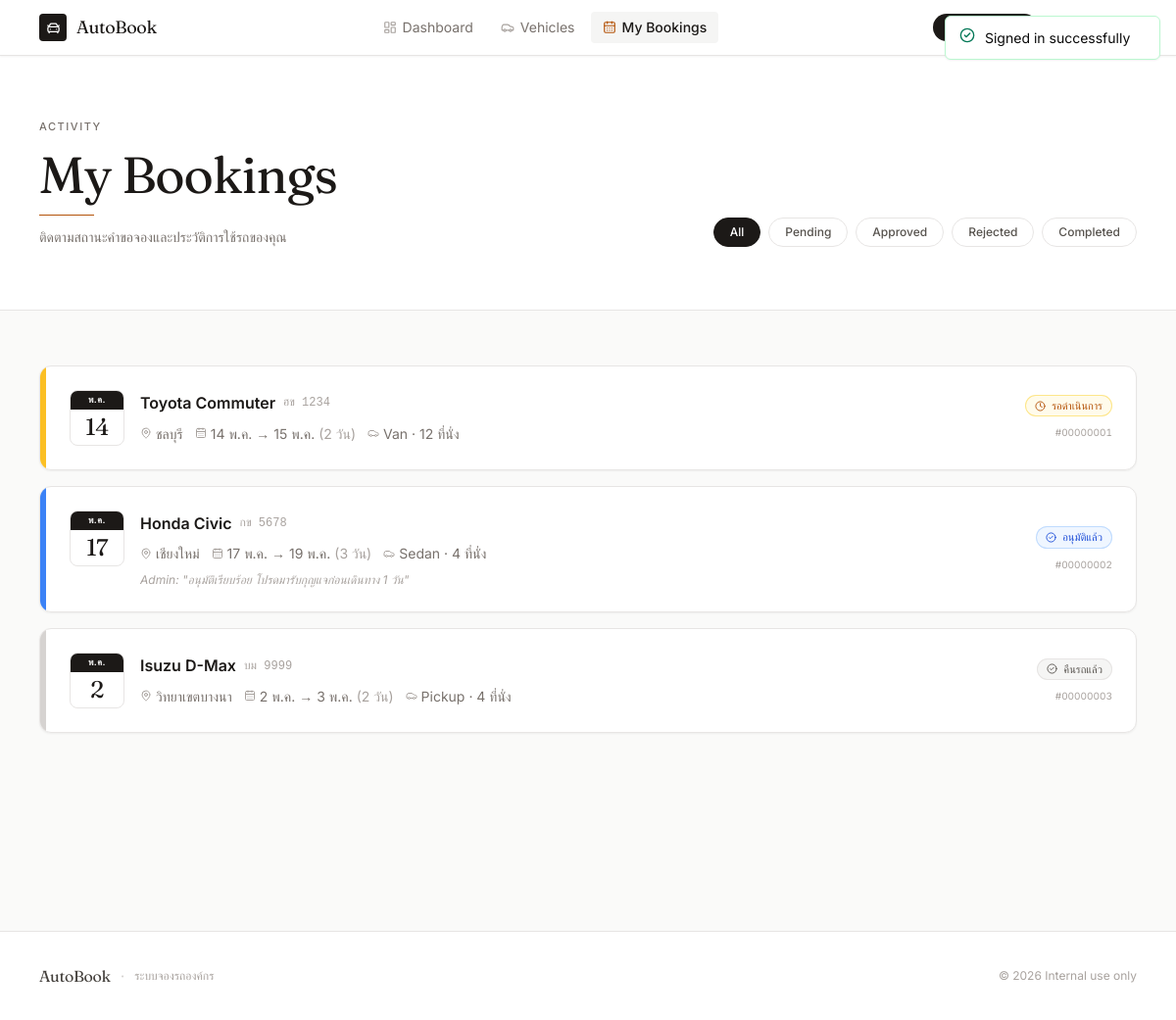
Page /user/my-bookings.php (signed in) on the committed database.
### tables this page shows
CREATE TABLE `bookings` (
  `id`          INT UNSIGNED NOT NULL AUTO_INCREMENT,
  `user_id`     INT UNSIGNED NOT NULL,
  `car_id`      INT UNSIGNED NOT NULL,
  `start_date`  DATE         NOT NULL,
  `end_date`    DATE         NOT NULL,
  `destination` VARCHAR(255) NOT NULL,
  `reason`      TEXT         NOT NULL,
  `phone`       VARCHAR(30)  NOT NULL,
  `status`      ENUM('pending','approved','rejected','completed') NOT NULL DEFAULT 'pending',
  `admin_note`  TEXT         DEFAULT NULL,
  `created_at`  TIMESTAMP    NOT NULL DEFAULT CURRENT_TIMESTAMP,
  `updated_at`  TIMESTAMP    NOT NULL DEFAULT CURRENT_TIMESTAMP ON UPDATE CURRENT_TIMESTAMP,
  PRIMARY KEY (`id`),
  KEY `idx_bookings_user`   (`user_id`),
  KEY `idx_bookings_car`    (`car_id`),
  KEY `idx_bookings_status` (`status`),
  CONSTRAINT `fk_bookings_user` FOREIGN KEY (`user_id`) REFERENCES `users` (`id`) ON DELETE CASCADE,
  CONSTRAINT `fk_bookings_car`  FOREIGN KEY (`car_id`)  REFERENCES `cars`  (`id`) ON DELETE CASCADE
);

CREATE TABLE `cars` (
  `id`            INT UNSIGNED NOT NULL AUTO_INCREMENT,
  `name`          VARCHAR(120) NOT NULL,
  `license_plate` VARCHAR(40)  NOT NULL,
  `type`          VARCHAR(40)  NOT NULL,
  `seats`         SMALLINT UNSIGNED NOT NULL DEFAULT 4,
  `description`   TEXT         DEFAULT NULL,
  `image`         VARCHAR(255) DEFAULT NULL,
  `status`        ENUM('available','booked') NOT NULL DEFAULT 'available',
  `created_at`    TIMESTAMP    NOT NULL DEFAULT CURRENT_TIMESTAMP,
  `updated_at`    TIMESTAMP    NOT NULL DEFAULT CURRENT_TIMESTAMP ON UPDATE CURRENT_TIMESTAMP,
  PRIMARY KEY (`id`),
  UNIQUE KEY `uniq_cars_license` (`license_plate`)
);

### includes/db.php (called while the page is built, shortened)
<?php
function url(string $path = ''): string
{
    $path = '/' . ltrim($path, '/');
    return rtrim(BASE_URL, '/') . $path;
}
function e($value): string
{
    return htmlspecialchars((string) ($value ?? ''), ENT_QUOTES, 'UTF-8');
}

### user/my-bookings.php (the view, shortened to what this page needs)
<?php
require_once __DIR__ . '/../includes/auth.php';
$user = current_user();
$filter = (string) ($_GET['status'] ?? '');
$where  = 'b.user_id = ?';
$params = [$user['id']];
$sql = "SELECT b.*, c.name AS car_name, c.license_plate, c.type AS car_type, c.seats
        FROM bookings b
        JOIN cars c ON c.id = b.car_id
        WHERE $where
        ORDER BY b.created_at DESC";
$stmt = $pdo->prepare($sql);
$stmt->execute($params);
$bookings = $stmt->fetchAll();
$statusFilters = [
    ['',           'All'],
    ['pending',    'Pending'],
    ['approved',   'Approved'],
    ['rejected',   'Rejected'],
    ['completed',  'Completed'],
];
require __DIR__ . '/../includes/header.php';
require __DIR__ . '/../includes/navbar.php';
?>
<main class="pt-14">
  <div class="border-b border-stone-200 bg-white">
    <div class="mx-auto max-w-7xl px-6 py-12 lg:px-10 lg:py-16">
      <p class="eyebrow mb-2 animate-fade-up" style="animation-delay:0.05s">Activity</p>
      <div class="flex flex-col gap-4 sm:flex-row sm:items-end sm:justify-between">
        <div class="animate-fade-up" style="animation-delay:0.12s">
          <h1 class="display-serif text-[40px] leading-tight text-stone-900 sm:text-[52px]">My Bookings</h1>
          <div class="mt-2 h-px w-14 bg-copper-500 line-draw" style="--delay:180ms"></div>
          <p class="mt-3 text-sm text-stone-500">ติดตามสถานะคำขอจองและประวัติการใช้รถของคุณ</p>
        </div>
        <div class="flex flex-wrap gap-2 animate-fade-up" style="animation-delay:0.22s" data-stagger="40">
          <?php foreach ($statusFilters as [$v, $l]):
            $active = ($filter === $v);
            $href = $v === '' ? url('/user/my-bookings.php') : url('/user/my-bookings.php?status=' . $v);
          ?>
            <a href="<?= e($href) ?>"
               class="rounded-full border px-4 py-1.5 text-xs font-medium transition-all duration-200 hover:-translate-y-px <?= $active
                  ? 'border-stone-900 bg-stone-900 text-white'
                  : 'border-stone-200 text-stone-600 hover:border-stone-400 bg-white' ?>">
              <?= e($l) ?>
            </a>
          <?php endforeach; ?>
        </div>
      </div>
    </div>
  </div>
  <div class="mx-auto max-w-7xl px-6 py-10 lg:px-10 lg:py-14">
    <?php if (empty($bookings)): ?>
      <div class="reveal rounded-xl border border-stone-200 bg-stone-50 py-20 text-center">
        <i data-lucide="calendar-days" class="mx-auto mb-4 text-stone-300" style="width:36px;height:36px"></i>
        <p class="text-base font-semibold text-stone-500">ไม่พบรายการจอง</p>
        <p class="mt-1 text-sm text-stone-400">
          <?= $filter ? 'ลองเลือกสถานะอื่นดู' : 'เริ่มต้นจองรถคันแรกของคุณได้เลย' ?>
        </p>
        <?php if (!$filter): ?>
          <a href="<?= e(url('/user/cars.php')) ?>" class="btn-primary mt-6 inline-flex items-center gap-2 px-6 py-2.5">
            Browse Vehicles <i data-lucide="arrow-right" style="width:14px;height:14px"></i>
          </a>
        <?php endif; ?>
      </div>
    <?php else: ?>
      <div class="space-y-4" data-stagger="65">
        <?php foreach ($bookings as $b):
          $start = thai_date($b['start_date']);
          $end   = thai_date($b['end_date']);
          $days  = date_range_days($b['start_date'], $b['end_date']);
          $accent = [
            'approved'  => 'bg-blue-500',
            'pending'   => 'bg-amber-400',
            'rejected'  => 'bg-rose-500',
            'completed' => 'bg-stone-300',
          ][$b['status']] ?? 'bg-stone-200';
        ?>
          <div class="reveal overflow-hidden rounded-xl border border-stone-200 bg-white shadow-sm card-hover">
            <div class="flex flex-col gap-0 sm:flex-row">
              <div class="w-full sm:w-1.5 flex-shrink-0 <?= $accent ?> sm:rounded-l-xl min-h-[4px] sm:min-h-0"></div>
              <div class="flex flex-1 flex-col gap-5 p-6 sm:flex-row sm:items-center sm:justify-between">
                <div class="flex items-start gap-4">
                  <div class="flex-shrink-0">
                    <div class="flex flex-col items-center rounded-lg border border-stone-200 overflow-hidden w-14">
                      <div class="w-full bg-stone-900 py-0.5 text-center text-[9px] font-bold uppercase tracking-wider text-white">
                        <?= e($start['month']) ?>
                      </div>
                      <span class="display-serif py-1.5 text-2xl leading-none text-stone-900"><?= e($start['day']) ?></span>
                    </div>
                  </div>
                  <div>
                    <div class="flex items-center gap-2">
                      <h3 class="font-semibold text-stone-900"><?= e($b['car_name']) ?></h3>
                      <span class="font-mono text-xs text-stone-400"><?= e($b['license_plate']) ?></span>
                    </div>
                    <div class="mt-1.5 flex flex-wrap items-center gap-3 text-sm text-stone-500">
                      <span class="flex items-center gap-1">
                        <i data-lucide="map-pin" class="text-stone-400" style="width:12px;height:12px"></i>
                        <?= e($b['destination']) ?>
                      </span>
                      <span class="flex items-center gap-1">
                        <i data-lucide="calendar-days" class="text-stone-400" style="width:12px;height:12px"></i>
                        <?= e($start['date']) ?> → <?= e($end['date']) ?>
                        <span class="text-stone-400">(<?= (int) $days ?> วัน)</span>
                      </span>
                      <span class="flex items-center gap-1">
                        <i data-lucide="car" class="text-stone-400" style="width:12px;height:12px"></i>
                        <?= e($b['car_type']) ?> · <?= (int) $b['seats'] ?> ที่นั่ง
                      </span>
                    </div>
                    <?php if (!empty($b['admin_note'])): ?>
                      <p class="mt-2 text-xs italic text-stone-400">Admin: "<?= e($b['admin_note']) ?>"</p>
                    <?php endif; ?>
                  </div>
                </div>
                <div class="flex flex-shrink-0 items-center sm:flex-col sm:items-end gap-2">
                  <?= status_badge($b['status']) ?>
                  <span class="text-[10px] text-stone-400 tabular-nums">#<?= e(str_pad((string) $b['id'], 8, '0', STR_PAD_LEFT)) ?></span>
                </div>
              </div>
            </div>
          </div>
        <?php endforeach; ?>
      </div>
    <?php endif; ?>
  </div>
</main>
<footer class="border-t border-stone-200 bg-white">
  <div class="mx-auto max-w-7xl px-6 py-8 lg:px-10">
    <div class="flex flex-col items-center justify-between gap-4 sm:flex-row">
      <div class="flex items-center gap-2.5">
        <span class="display-serif text-base text-stone-700">AutoBook</span>
        <span class="text-stone-300">·</span>
        <span class="text-xs text-stone-400">ระบบจองรถองค์กร</span>
      </div>
      <p class="text-xs text-stone-400">© <?= date('Y') ?> Internal use only</p>
    </div>
  </div>
</footer>
<?php require __DIR__ . '/../includes/footer.php'; ?>

### includes/helpers.php (shortened to what this page needs)
<?php
function status_badge(string $status): string
{
    $status = strtolower($status);
    $style  = STATUS_STYLES[$status] ?? STATUS_STYLES['completed'];
    $label  = STATUS_LABELS[$status] ?? $status;
    $icon   = STATUS_ICONS[$status]  ?? 'circle';
    return '<span class="inline-flex items-center rounded-full px-2.5 py-0.5 text-[11px] font-medium ring-1 ring-inset ' . $style . '">'
         . '<i data-lucide="' . $icon . '" class="mr-1.5 flex-shrink-0" style="width:11px;height:11px"></i>'
         . e($label)
         . '</span>';
}
function date_range_days(string $start, string $end): int
{
    $a = strtotime($start);
    $b = strtotime($end);
    return (int) floor(($b - $a) / 86400) + 1;
}

### assets/css/style.css (style rules this page uses)
html { text-rendering: optimizeLegibility; -webkit-font-smoothing: antialiased; }
body { font-feature-settings: "cv11", "ss01"; }
:lang(th), [lang="th"] { line-height: 1.65; }
.eyebrow { font-size: 11px; font-weight: 500; text-transform: uppercase; letter-spacing: 0.14em; color: #78716c; }
.display-serif { font-family: 'Fraunces', 'Sarabun', Georgia, serif; font-feature-settings: "ss01"; font-optical-sizing: auto; letter-spacing: -0.02em; }
.animate-fade-up { animation: fade-up-kf 0.5s ease-out both; }
.reveal, .reveal-left, .reveal-right, .reveal-scale, .reveal-fade { transition-timing-function: cubic-bezier(0.16, 1, 0.3, 1); transition-property: opacity, transform; transition-delay: var(--delay, 0ms); }
.reveal { opacity: 0; transform: translateY(18px); transition-duration: 0.7s; }
.reveal.is-visible { opacity: 1; transform: translateY(0); }
.line-draw { transform-origin: left center; transform: scaleX(0); transition: transform 1s cubic-bezier(0.16, 1, 0.3, 1); transition-delay: var(--delay, 0ms); }
.line-draw.is-visible { transform: scaleX(1); }
.card-hover { transition: transform 0.4s cubic-bezier(0.16, 1, 0.3, 1), box-shadow 0.4s cubic-bezier(0.16, 1, 0.3, 1); }
.page-enter { animation: page-enter-kf 0.55s cubic-bezier(0.16, 1, 0.3, 1) both; }

### rows in the picture
bookings: month "พ.ค.", day "14", car.name "Toyota Commuter", car.license_plate "ฮข 1234", destination "ชลบุรี", date "14 พ.ค.", date "15 พ.ค.", days "2", car.type "Van", car.seats "12", status "รอดำเนินการ", id "00000001"
bookings: month "พ.ค.", day "17", car.name "Honda Civic", car.license_plate "กข 5678", destination "เชียงใหม่", date "17 พ.ค.", date "19 พ.ค.", days "3", car.type "Sedan", car.seats "4", admin_note "อนุมัติเรียบร้อย โปรดมารับกุญแจก่อนเดินทาง 1 วัน", status "อนุมัติแล้ว", id "00000002"
bookings: month "พ.ค.", day "2", car.name "Isuzu D-Max", car.license_plate "บม 9999", destination "วิทยาเขตบางนา", date "2 พ.ค.", date "3 พ.ค.", days "2", car.type "Pickup", car.seats "4", status "คืนรถแล้ว", id "00000003"

### other values in the picture
$link['name'] "Dashboard"
$link['name'] "Vehicles"
$link['name'] "My Bookings"
$l "All"
$l "Pending"
$l "Approved"
$l "Rejected"
$l "Completed"
